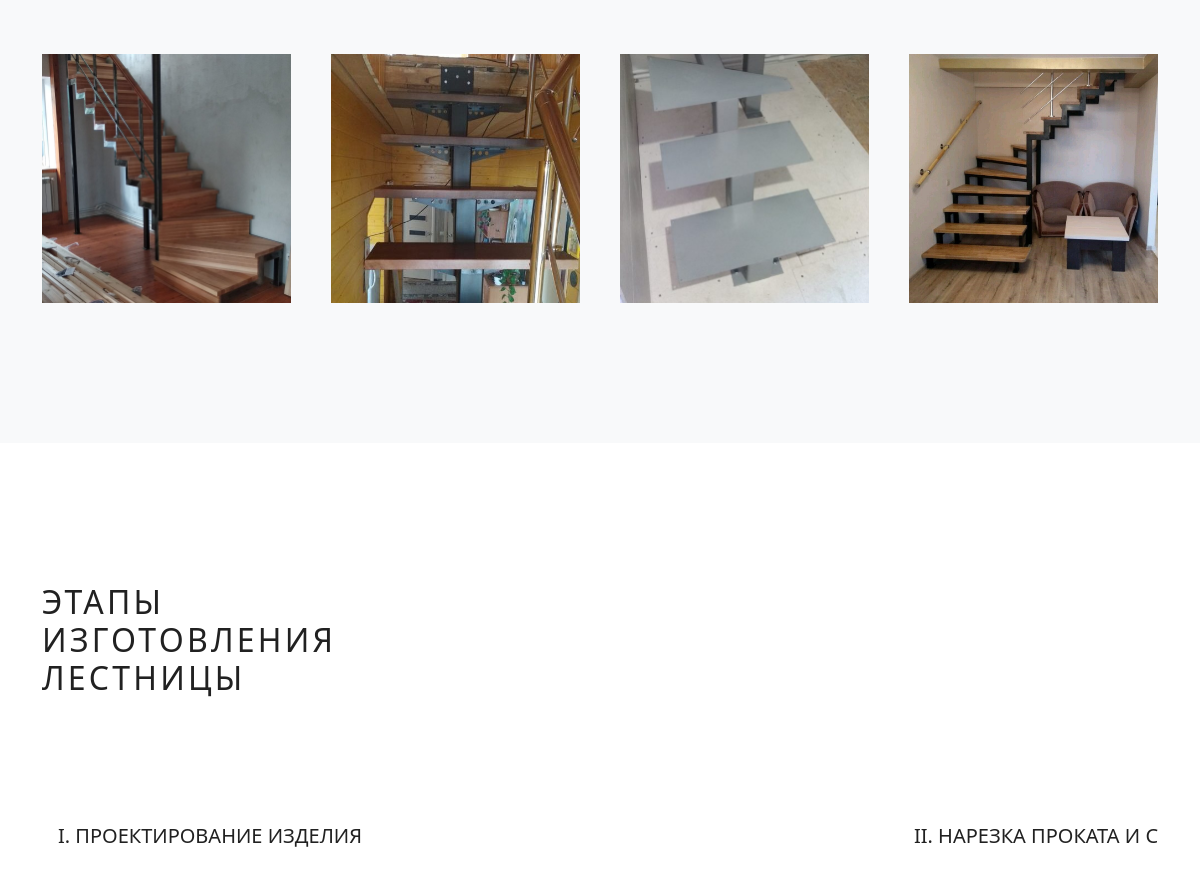
Page /lestnicy/ (middle part) on the earlier database version.
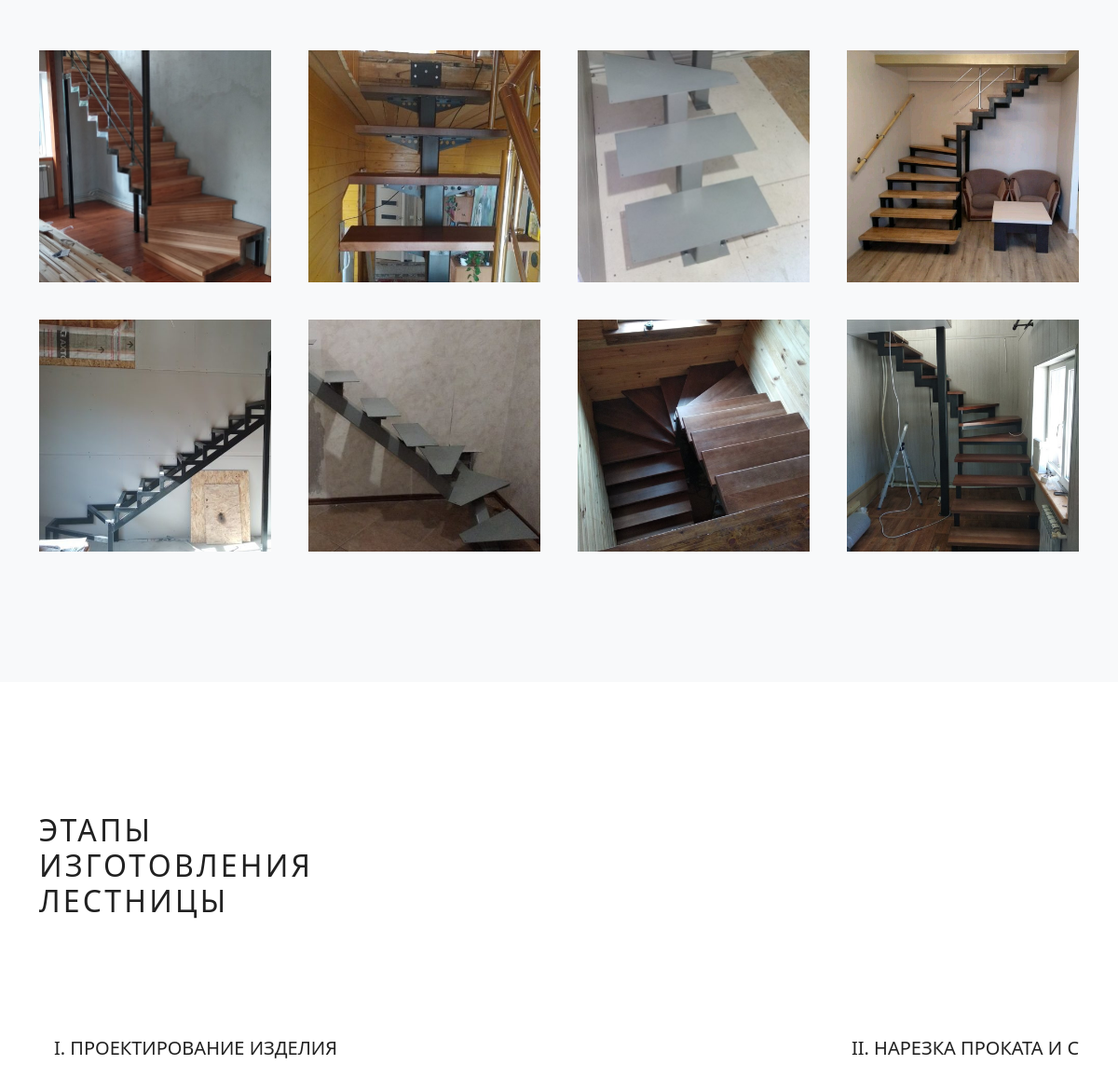
Same page on the later database version.
### mainpage/models.py (models this page shows, shortened)
class Stair(models.Model):
    title = models.CharField(max_length=100, verbose_name='Заголовок изображения')
    image = models.ImageField(upload_to='stairs', verbose_name='Изображение')

### mainpage/views.py (the view)
# urls.py: path('lestnicy/', views.stair, name='stair'),
def stair(request):
    all_stairs = Stair.objects.all()
    return render(request, 'mainpage/lestnicy.html', {'Projects': all_stairs})

### mainpage/templates/mainpage/lestnicy.html (shortened to what this page needs)
{% extends 'mainpage/product.html' %}
{% block Production_h2 %}
лестницы
{% endblock %}

### mainpage/templates/mainpage/product.html (shortened to what this page needs)
{% extends 'mainpage/base.html' %}
{% block content %}
<section id="OurProjects">
    <div class="container">
        <h2>Примеры работ</h2>
        <div class="projects">
            {% for item in Projects %}
            <img src="/media/{{ item.image }}" alt="">
            {% endfor %}
        </div>
    </div>
</section>
<section id="Production">
    <div class="container">
        <h2>Этапы <br>изготовления <br>{% block Production_h2 %} ENTER PRODUCT {% endblock %}</h2>
        <ul class="gallery">
        <li>
            <div class="production_block">
                <span>
                <h5 class="mgb-40">I. Проектирование изделия</h5>
                </span>
            </div>
        </li>
        <li>
            <div class="production_block">
                <span>
                <h5 class="mgb-40">II. Нарезка проката и сваривание деталей</h5>
                </span>
            </div>
        </li>
        </ul>
        </div>
</section>
{% endblock %}

Differences in the rows shown:
added Stair: image (picture)
added Stair: image (picture)
added Stair: image (picture)
added Stair: image (picture)
